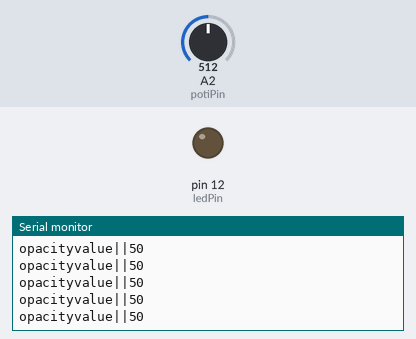
Simulated run of this sketch. Board: Arduino Uno, built with avr-gcc and run on an emulated ATmega328P. Shown: output pins drawn as LEDs (lit = HIGH), the last lines printed to the serial monitor. Inputs (shaded band) come from the test bench; at power-on: A2 (potiPin) = 512.

Above: at 1.2 s.
1.3 s: A2 (potiPin) set to 1005
At 2.2 s:
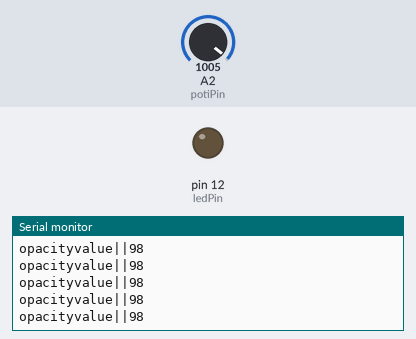
4.3 s: A2 (potiPin) set to 1023
At 5.3 s:
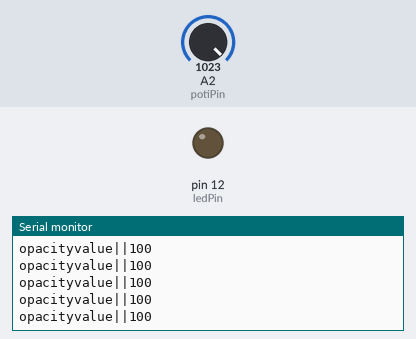
Timing chart, 0 to 7.3 s (numbered marks = the images above; inputs shaded):
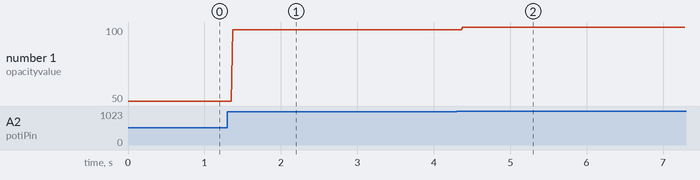

Measured:
- after the input at 1.3 s, the serial monitor: prints a new line after 0.07 s (image 1)
- after the input at 4.3 s, the serial monitor: prints a new line after 0.08 s (image 2)
- plotted number 1: 50 → 98 after the input at 1.3 s, 98 → 100 after the input at 4.3 s

The sketch:

Task2_Solution_SendAndReceive.ino
```cpp
// Declare struct
struct MessageValue {
  String message;
  String value;
};


// Declare function that parse message format
struct MessageValue getMessage(String inputtedStr) {
  struct MessageValue result;

  char charArr[50];
  inputtedStr.toCharArray(charArr, 50);
  char* ptr = strtok(charArr, "||");
  result.message = String(ptr);
  ptr = strtok(NULL, "||");

  if (ptr == NULL) {
    result.value = String("");
    return result;
  }

  result.value = String(ptr);

  return result;
}

// Declare MessageValue struct's instance
struct MessageValue receivedData;


//Variables
int ledPin = 12;  // the number of the LED pin
int potiPin = A2;
int sensorwert = 0;


void setup() {

  // initialize the LED pin as an output:
  pinMode(ledPin, OUTPUT);
  pinMode(potiPin, INPUT);

  // Setup Serial Monitor
  Serial.begin(9600);
}

void loop() {

  //Do something with recieved data from ProtoPie Connect
  while (Serial.available() > 0) {                         // Take out strings until Serial is empty
    String receivedString = Serial.readStringUntil('\0');  // From 1.9.0 version, We can use '\0' as delimiter in Arduino Serial
    receivedData = getMessage(receivedString);
  }

  if (receivedData.message.equals("SLIDER")) {
    analogWrite(ledPin, receivedData.value.toInt());
  }

  //Send something to ProtoPie Connect
  sensorwert = analogRead(potiPin);
  sensorwert = map(sensorwert, 0, 1023, 0, 100);
  Serial.println("opacityvalue||" + String(sensorwert));

  delay(5);
}
```
